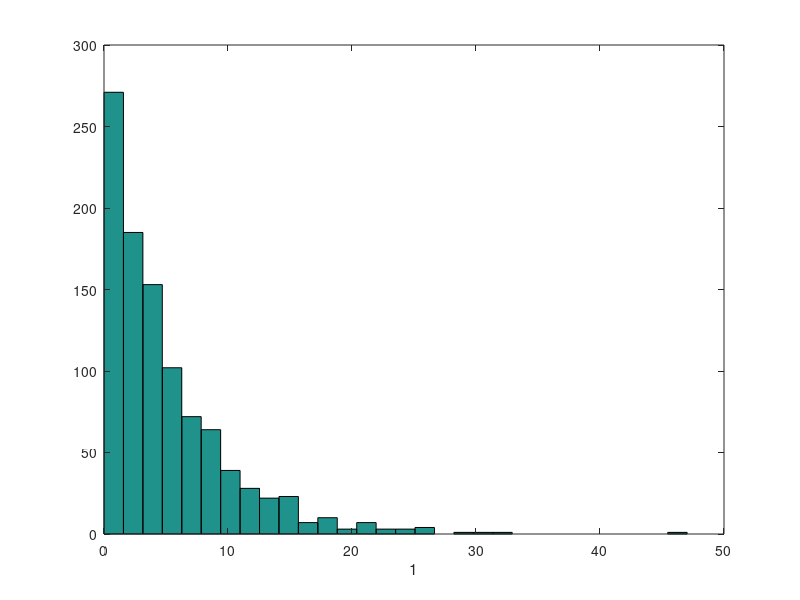

This chart was generated by the following MATLAB code:
% delproblem 1
%mu = 0.5;
%M = 500;
%X = exprnd(mu, M, 1);
%plot(ones(M, 1)*mu, 'r-.')
%hold on
%for k = 1:M
%	plot (k, mean(X(1:k)))
%	if k == 1
%		legend('Samt \mu', 'Skattning av \mu')
%	end
%	xlabel(num2str(k)), pause(0.0000001)
%end
%hold off

% delproblem 2
M = 1e3;
N = 1;
mu = 5;
X = exprnd(mu, M, N);
S = cumsum(X, 2);
for k = 1:N
	hist(S(:, k), 30)
	xlabel(num2str(k))
	pause(0.1)
end
